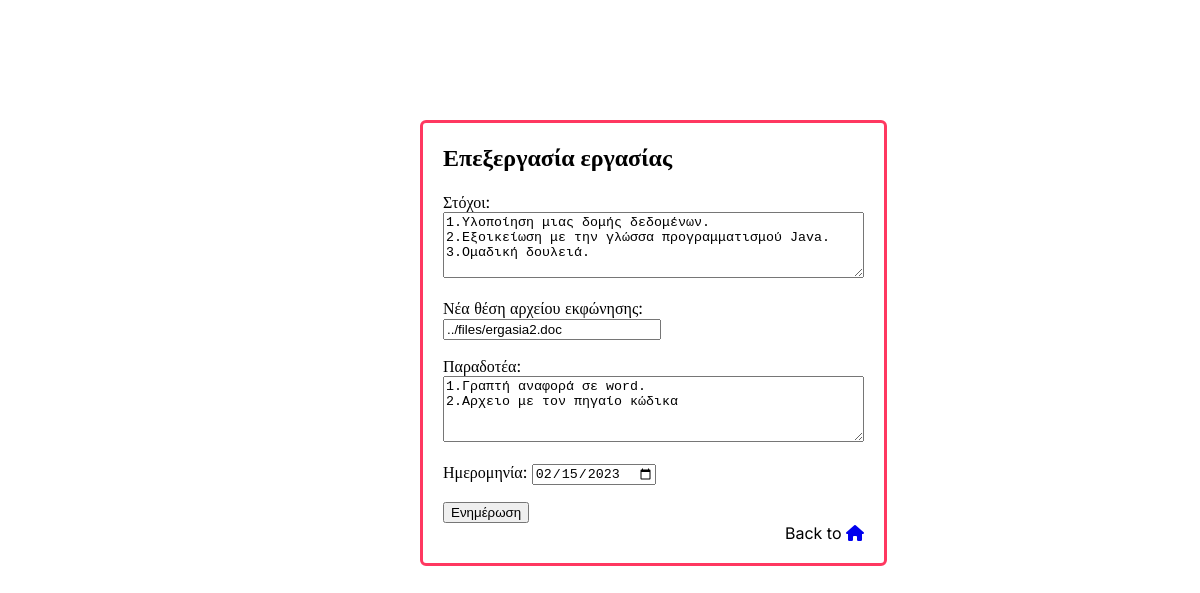
The app's page /public/editHomework.php?id=2 (signed in) with its own data.
### tables this page shows
CREATE TABLE `homeworks` (
  `id` int(11) NOT NULL,
  `targets` text NOT NULL,
  `file_name` varchar(255) NOT NULL,
  `files_needed` text NOT NULL,
  `deadline` date NOT NULL
);

### public/editHomework.php (the view, shortened to what this page needs)
<!DOCTYPE html>
<html lang="el">
    <head>
        <link rel="stylesheet" type="text/css" media="screen"
            href="../css/style.css"/>
        <link href="../assets/fontawesome/css/fontawesome.css" rel="stylesheet">
        <link href="../assets/fontawesome/css/brands.css" rel="stylesheet">
        <link href="../assets/fontawesome/css/solid.css" rel="stylesheet">
    </head>
    <body>
        <main class="edit-page">
            <form method="post">
                <h2>Επεξεργασία εργασίας</h2>
                <?php
                    $db = require "../src/connectToDataBase.php";
                    $query = "SELECT targets, file_name, files_needed,
                        deadline FROM homeworks WHERE id = ".$_GET['id'].";";
                    $result = $db->query($query);
                    $row = mysqli_fetch_row($result);
                    echo'
                        <p>
                            Στόχοι: <br>
                            <textarea id="targets" name="targets" rows="4"
                                cols="50" required>'.$row[0].'
                            </textarea>
                        </pr>
                        <p>
                            Νέα θέση αρχείου εκφώνησης:
                            <input id="file-name" type="text" name="file-name"
                                style="width: 210px;"
                                placeholder="files/<όνομα_αρχείου>.<επέκταση>"
                                value='.$row[1].' required>
                        </p>
                        <p>
                            Παραδοτέα: <br>
                            <textarea id="file-submissions"
                                name="file-submissions" rows="4" cols="50"
                                required>'.$row[2].'
                            </textarea>
                        </p>
                        <p>
                            Ημερομηνία:
                            <input id="date" type="date" name="date"
                                value='.$row[3].' required>
                        </p>
                    ';
                ?>
                <button>Ενημέρωση</button>
            </form>
            <div class="top-link">
                Back to
                <a href="./introduction.php">
                    <i class="fa-solid fa-house"></i>
                </a>
            </div>
        </main>
    </body>
</html>

### css/style.css (style rules this page uses)
html, body { height: 100%; width:100%; margin: 0; }
body { font-family: 'Inter'; font-size: 16px; display:flex; }
main { align-items: left; box-sizing: border-box; display: flex; flex-direction: column; position: relative; width: calc(100% - 300px); margin-left: 250px; padding: 0px 20px; }
main > div { margin-bottom: 20px; }
.top-link { margin-left: auto; margin-right: 0; }
.edit-page { border: solid 3px #ff3860; border-radius: 6px; margin: 10% 35% auto 35%; text-align: left; }

### records on screen
homeworks: targets "1.Υλοποίηση μιας δομής δεδομένων. 2.Εξοικείωση με την γλώσσα προγραμματισμού Java. 3.Ομαδική δουλειά.", file-name "../files/ergasia2.doc", file-submissions "1.Γραπτή αναφορά σε word. 2.Αρχειο με τον πηγαίο κώδικα", date "02/15/2023"
